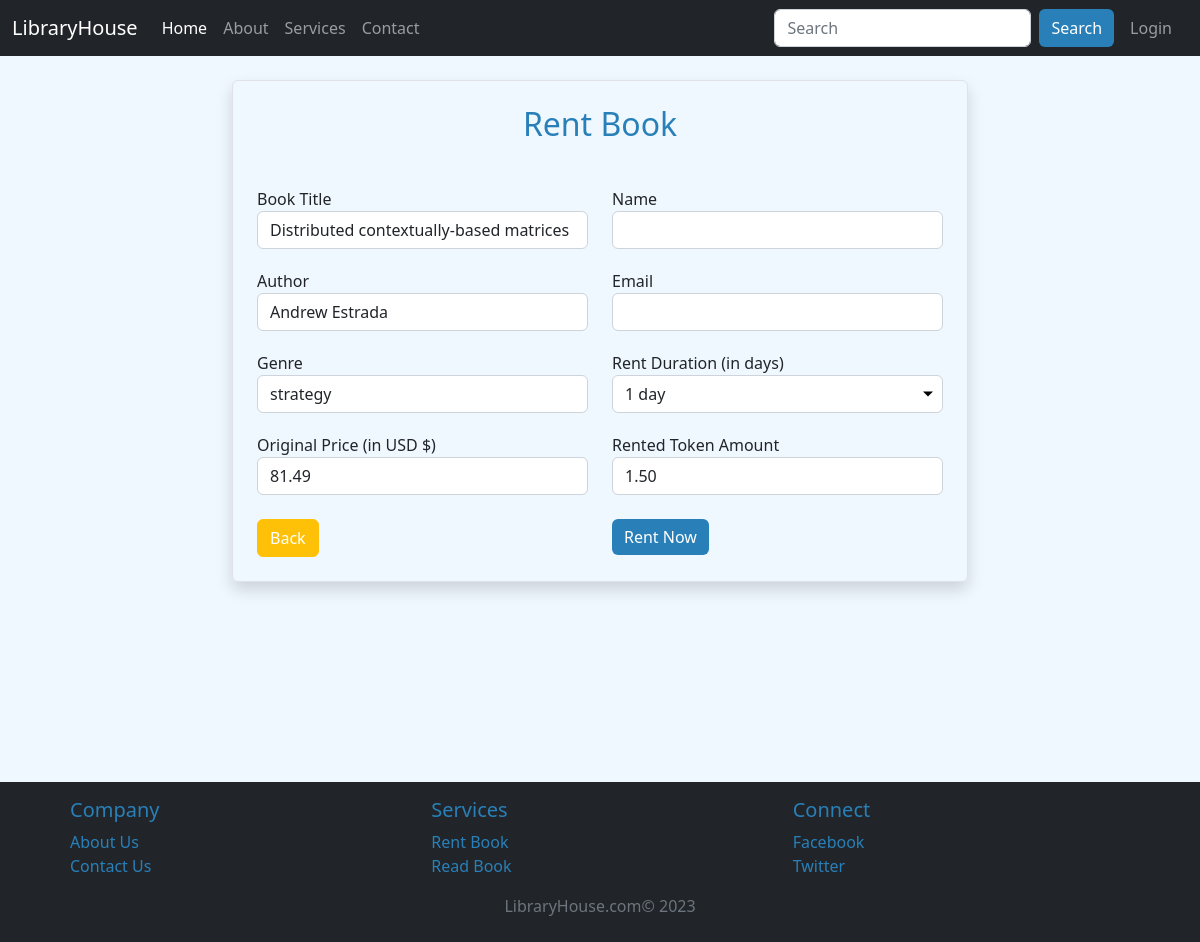
The app's page /rent_book/1111/ with its own data.
### myapp/models.py (models this page shows, shortened)
class Book(models.Model):
    title = models.CharField(max_length=200)
    author = models.ForeignKey(Author, on_delete=models.CASCADE,related_name='books')
    genre = models.CharField(max_length=50)
    published_year = models.PositiveIntegerField()
    price = models.DecimalField(max_digits=5, decimal_places=2)
    book_content = models.TextField(default='')

class Author(models.Model):
    name = models.CharField(max_length=100)
    bio = models.TextField()
    author_pic = models.ImageField(upload_to='author/photos/',default=None,null=True)
    def __str__(self):
        return self.name

### myapp/views.py (the view)
# urls.py: path('rent_book/<int:book_id>/',views.rent_book,name='rent_book'),
def rent_book(request,book_id):
    book = Book.objects.get(id=book_id)
    context={'book':book}
    return render(request,'rent_book.html',context)

### myapp/context_processors.py (called while the page is built)
def user_authentication(request):
    user = get_user(request)
    return {'user': user, 'is_authenticated': user.is_authenticated}

### templates/rent_book.html (shortened to what this page needs)
{% extends 'base.html' %}
{% block content %}
<div class="container my-4">
    <div class="row justify-content-center">
        <div class="col-lg-8" id="maindiv">
            <form action="{% url 'books_on_rent' book.id %}" method="POST" class="shadow p-4 border rounded">
                <h2 class="text-center mb-4 text-danger">Rent Book</h2>
                <div class="row">
                    <div class="col-md-6">
                        <div class="form-group">
                            <label for="book-title">Book Title</label>
                            <input type="text" class="form-control" id="book-title" value="{{ book.title }}" readonly>
                        </div>
                        <div class="form-group">
                            <label for="book-author">Author</label>
                            <input type="text" class="form-control" id="book-author" value="{{ book.author }}" readonly>
                        </div>
                    </div>
                    <div class="col-md-6">
                        <div class="form-group">
                            <label for="user-name">Name</label>
                            <input type="text" class="form-control" id="user-name" value="{{ user.name }}" readonly>
                        </div>
                        <div class="form-group">
                            <label for="user-email">Email</label>
                            <input type="email" class="form-control" id="user-email" value="{{ user.email }}" readonly>
                        </div>
                    </div>
                </div>
                <div class="row">
                    <div class="col-md-6">
                        <div class="form-group">
                            <label for="book-genre">Genre</label>
                            <input type="text" class="form-control" id="book-genre" value="{{ book.genre }}" readonly>
                        </div>
                        <div class="form-group">
                            <label for="book-price">Original Price (in USD $)</label>
                            <input type="text" class="form-control" id="book-price" value="{{ book.price }}" readonly>
                        </div>
                    </div>
                    <div class="col-md-6">
                        <div class="form-group">
                            <label for="rent-duration">Rent Duration (in days)</label>
                            <div class="dropdown-select">
                                <select class="form-control" id="rent-duration" name="rent-duration" required>
                                    <option value="1">1 day</option>
                                </select>
                            </div>
                        </div>
                        <div class="form-group">
                            <label for="rented-token">Rented Token Amount</label>
                            <input type="text" class="form-control" id="rented-token" name="rented-token" required readonly>
                        </div>
                    </div>
                </div>
                <div class="row mt-4">
                    <div class="col-md-6 text-left">
                        <a role="button" href="{% url 'get_author_books' book.author.id %}" class="btn btn-warning text-white">Back</a>
                    </div>
                    <div class="col-md-6 text-right">
                        <button type="submit" class="btn btn-danger text-white" id="rentbtn">Rent Now</button>
                    </div>
                </div>
            </form>
        </div>
    </div>
</div>
{% endblock content %}

### static/css/style.css (style rules this page uses)
.btn-danger { background-color: #2980b9 !important; border: #2980b9 !important; }
.text-danger { color: #2980b9 !important; }

### templates/base.html (style rules this page uses)
.text-white { color: rgb(243, 240, 240); }
:root { --primary: #000000; --background: #232323; --secondary-background: #F2F2F2; --gray: #847F90; --gray-hover: #171717; --primary-hover: #555555; --link-gray: #666666; --link-gray-hover: #171717; --gray: #E1E1E1; --gray-border: #E6E6E6; --white: #FCFCFC; --navbar-height: 64px; }

### templates/rent_book.html (style rules this page uses)
body { background-color: aliceblue; }
.form-group { margin-top: 20px; }
.dropdown-select { position: relative; width: 100%; }

### records on screen
Book: title "Distributed contextually-based matrices", author "Andrew Estrada", genre "strategy", price "81.49"
